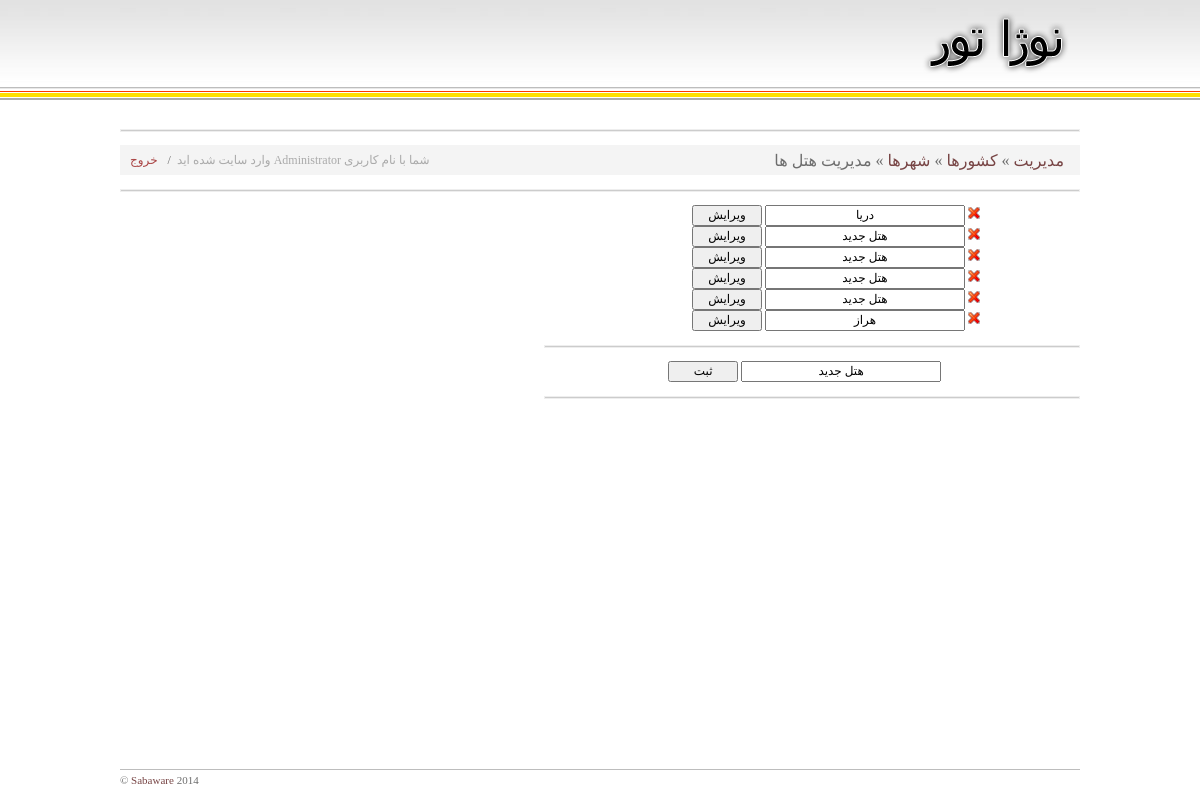
The page /root/?cp=1&countryID=1&cityID=1 (signed in) on the database its author committed.
### tables this page shows
CREATE TABLE `tbl_hotel` (
  `ID` int(11) NOT NULL AUTO_INCREMENT,
  `CityID` int(11) NOT NULL,
  `Name` varchar(100) NOT NULL,
  `userid` int(11) NOT NULL,
  PRIMARY KEY (`ID`)
);

### root/inc/mysql.php (called while the page is built, shortened)
<?php
function db_connect($S=false){
	if($db= @ mysql_connect($GLOBALS['sqlhost'], $GLOBALS['sqluser'], $GLOBALS['sqlpass']))
	{
		if(@ mysql_select_db($GLOBALS['dtbname']) ){
			return $db;
		}
	}
	return false;
}
function dbq($query=''){
	if($query==''){
		return false;
	} else {
		if(db_connect()){
			if($res = mysql_query($query)){
				return $res;
			} else {
				return false;
			}
		} else {
			return false;
		}
	}
}

### root/inc/_country_city_hotel__hotel.php (the view, shortened to what this page needs)
<?
function _country_city_hotel__hotel(){
	echo
	"<table height=100% width=80% align=center dir=rtl border=0 cellspacing=0 cellpadding=0 >
	<tr height=30 ><td colspan=2 ><hr color=#cccccc size=1px style='height:1px; border:1px solid #eee;' ></td></tr>
	<tr height=30 >
		<td bgcolor=#f4f4f4 style='font-size:16px;'>
			&nbsp; &nbsp;
			<a style='font-size:16px;' href='./' >مدیریت</a>
			» <a style='font-size:16px;' href='./?cp=".$_REQUEST['cp']."' >کشورها</a>
			» <a style='font-size:16px;' href='./?cp=".$_REQUEST['cp']."&countryID=".$_REQUEST['countryID']."' >شهرها</a> » مدیریت هتل ها
			</td>
		<td bgcolor=#f4f4f4 align=left ><span style='color:#aaaaaa; cursor:default;'>شما با نام کاربری ".mysql_result(dbq(" SELECT `UserName` FROM `tbl_agency` WHERE `ID`='".$_SESSION['ID']."' LIMIT 1 "),0,0)." وارد سایت شده اید</span><span style='cursor:default;'>&nbsp; /</span><a style='color:#aa4444;font-size:12px;padding:10px;' href=./?do=logout >خروج</a></td>
	</tr>
	<tr height=30 ><td colspan=2 ><hr color=#cccccc size=1px style='height:1px; border:1px solid #eee;' ></td></tr>
	";
	if(!$rs = dbq(" SELECT * FROM `tbl_hotel` WHERE `CityID`='".$_REQUEST['cityID']."' ORDER BY Name")){
		echo "err - ".__LINE__;
	} else if(mysql_num_rows($rs)==0){
		echo "<tr height=100px ><td align=center >هنوز هتلی ثبت نشده است!</td></tr>";
	} else while($rw = mysql_fetch_assoc($rs)){
		if( ($rw['userid']!=$_SESSION['ID']) and ($_SESSION['ID']!=1) ){
			$dontDisplayControl = "1";
		} else {
			$dontDisplayControl = "";
		}
		echo "
		<tr>
		<td align=right style='padding-right:100px;' >
		<fo".$dontDisplayControl."rm method=post action='./?cp=".$_REQUEST['cp']."&countryID=".$_REQUEST['countryID']."&cityID=".$_REQUEST['cityID']."&do=edit&ID=".$rw['ID']."' >
		".($dontDisplayControl?"<img src='images/transparent.gif' width=12px height=1px border='none' />":"<a onclick='if(!confirm(\"آیا مایل به حذف این شهر هستید؟\"))return false;' href='./?cp=".$_REQUEST['cp']."&countryID=".$_REQUEST['countryID']."&cityID=".$_REQUEST['cityID']."&do=remove&ID=".$rw['ID']."' ><img src='images/delete_2.png' border='none' /></a>")."
		<input type=text name=Name value='".$rw['Name']."' >
		".($dontDisplayControl?"<img src='images/transparent.gif' width=70px height=1px border='none' />":"<input type=submit value='ویرایش' style='width:70px;' />")."
		‌</fo".$dontDisplayControl."rm>
		</td>
		</tr>
		";
	}
	echo "
	<form method=post action='./?cp=".$_REQUEST['cp']."&countryID=".$_REQUEST['countryID']."&cityID=".$_REQUEST['cityID']."&do=add' >
	<tr height=30 ><td><hr color=#cccccc size=1px style='height:1px; border:1px solid #eee;' ></td></tr>
	<tr><td align=center >
	<img src='images/transparent.gif' width=12 height=12 border='none' />
	<input type=text name=Name value='هتل جدید' onclick='value=\"\"' >
	<input type=submit value='ثبت' style='width:70px;' />
	</td></tr>
	<tr height=30 ><td><hr color=#cccccc size=1px style='height:1px; border:1px solid #eee;' ></td></tr>
	‌</form>
	";
	echo "
	<tr height=100% ><td></td></tr>
	</table>";
}

### root/styles/main.css (style rules this page uses)
body { font-size:12px; font-family:tahoma; color:#6d6d6d; padding:0px; margin:0px; }
table,td,tr,th,input,select,div,span,textarea { font-family:tahoma; font-size:12px; }
input { text-align:center; }
input[type=text],input[type=password] { width:200px; }
form { padding:0px; margin:0px; }
a:link { font-size:11px; font-family:tahoma; color:#744; text-decoration:none; }

### rows shown on the page
tbl_hotel: Name "دریا"
tbl_hotel: Name "هتل جدید"
tbl_hotel: Name "هتل جدید"
tbl_hotel: Name "هتل جدید"
tbl_hotel: Name "هتل جدید"
tbl_hotel: Name "هراز"
